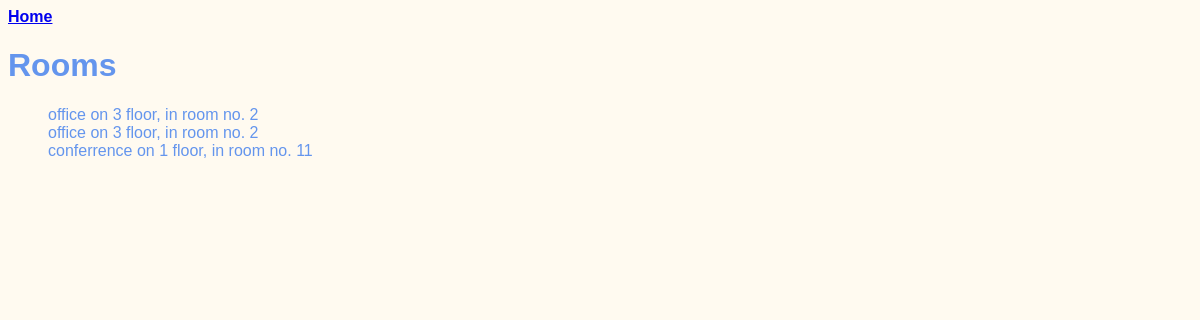
Screenshot of /meetings/rooms with the database file from the repository.
### meetings/models.py (models this page shows)
class Room(models.Model):
    name = models.CharField(max_length = 50)
    floor = models.IntegerField(default=0)
    room_number = models.IntegerField(default=0)
    def __str__(self):
        return f"{self.name} on {self.floor} floor, in room no. {self.room_number}"

### meetings/views.py (the view)
# urls.py: path('rooms', views.rooms_list, name= 'rooms'),
def rooms_list(req):
    return render(req, 'meetings/rooms_list.html', {'rooms': Room.objects.all()})

### meetings/templates/meetings/rooms_list.html (shortened to what this page needs)
{% extends "base.html" %}
{% block content %}
    <strong>
        <a href="{% url 'welcome' %}">
            Home
        </a>
    </strong>
    <h1 class="app_header">Rooms</h1>
    <ul>
        {% for room in rooms %}
        <li>
            {{ room }}
        </li>
        {% endfor %}
    </ul>
{% endblock %}

### website/static/website/style.css (style rules this page uses)
body { font-family: sans-serif; color: cornflowerblue; background-color: floralwhite; }
ul { list-style-type: none }
a { text-decoration: underline; font-weight: 700; }
.app_header { font-size: 32px; }

### rows the page displays
Room: name+floor+room_number "office on 3 floor, in room no. 2"
Room: name+floor+room_number "office on 3 floor, in room no. 2"
Room: name+floor+room_number "conferrence on 1 floor, in room no. 11"
